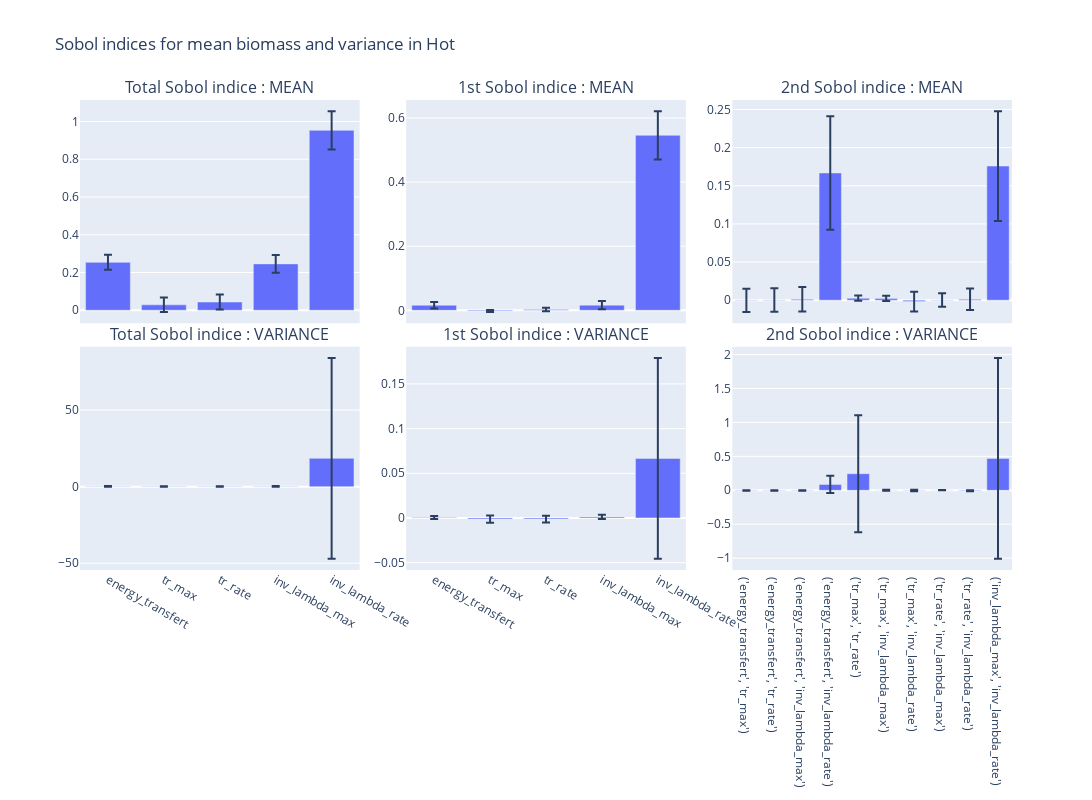

The notebook cell saved with this chart:
### Code cell
final_figure

### Figure 1 — Plotly figure (JSON) as saved in the notebook; plotly's stock layout.template omitted (floating-point values rounded to 4 significant figures)
{"data": [{"alignmentgroup": "True", "error_y": {"array": [0.03975, 0.03832, 0.03987, 0.04713, 0.1018]}, "hovertemplate": "index=%{x}<br>ST=%{y}<extra></extra>", "legendgroup": "", "marker": {"color": "#636efa", "pattern": {"shape": ""}}, "name": "", "offsetgroup": "", "orientation": "v", "showlegend": false, "textposition": "auto", "type": "bar", "x": ["energy_transfert", "tr_max", "tr_rate", "inv_lambda_max", "inv_lambda_rate"], "xaxis": "x", "y": [0.2537, 0.02857, 0.04353, 0.2456, 0.953], "yaxis": "y"}, {"alignmentgroup": "True", "error_y": {"array": [0.009924, 0.003452, 0.005528, 0.0128, 0.07526]}, "hovertemplate": "index=%{x}<br>S1=%{y}<extra></extra>", "legendgroup": "", "marker": {"color": "#636efa", "pattern": {"shape": ""}}, "name": "", "offsetgroup": "", "orientation": "v", "showlegend": false, "textposition": "auto", "type": "bar", "x": ["energy_transfert", "tr_max", "tr_rate", "inv_lambda_max", "inv_lambda_rate"], "xaxis": "x2", "y": [0.01584, -0.002102, 0.002262, 0.01612, 0.5462], "yaxis": "y2"}, {"alignmentgroup": "True", "error_y": {"array": [0.01535, 0.01539, 0.01606, 0.07439, 0.003426, 0.003423, 0.01292, 0.00884, 0.01401, 0.07196]}, "hovertemplate": "x=%{x}<br>S2=%{y}<extra></extra>", "legendgroup": "", "marker": {"color": "#636efa", "pattern": {"shape": ""}}, "name": "", "offsetgroup": "", "orientation": "v", "showlegend": false, "textposition": "auto", "type": "bar", "x": ["('energy_transfert', 'tr_max')", "('energy_transfert', 'tr_rate')", "('energy_transfert', 'inv_lambda_max')", "('energy_transfert', 'inv_lambda_rate')", "('tr_max', 'tr_rate')", "('tr_max', 'inv_lambda_max')", "('tr_max', 'inv_lambda_rate')", "('tr_rate', 'inv_lambda_max')", "('tr_rate', 'inv_lambda_rate')", "('inv_lambda_max', 'inv_lambda_rate')"], "xaxis": "x3", "y": [-0.0002473, 0.000372, 0.001184, 0.1668, 0.002561, 0.002365, -0.00179, 0.0001285, 0.001297, 0.1759], "yaxis": "y3"}, {"alignmentgroup": "True", "error_y": {"array": [0.2119, 0.1971, 0.1928, 0.2095, 65.59]}, "hovertemplate": "index=%{x}<br>ST=%{y}<extra></extra>", "legendgroup": "", "marker": {"color": "#636efa", "pattern": {"shape": ""}}, "name": "", "offsetgroup": "", "orientation": "v", "showlegend": false, "textposition": "auto", "type": "bar", "x": ["energy_transfert", "tr_max", "tr_rate", "inv_lambda_max", "inv_lambda_rate"], "xaxis": "x4", "y": [0.1335, 0.1062, 0.1125, 0.1316, 18.45], "yaxis": "y4"}, {"alignmentgroup": "True", "error_y": {"array": [0.00161, 0.003996, 0.003752, 0.002444, 0.1124]}, "hovertemplate": "index=%{x}<br>S1=%{y}<extra></extra>", "legendgroup": "", "marker": {"color": "#636efa", "pattern": {"shape": ""}}, "name": "", "offsetgroup": "", "orientation": "v", "showlegend": false, "textposition": "auto", "type": "bar", "x": ["energy_transfert", "tr_max", "tr_rate", "inv_lambda_max", "inv_lambda_rate"], "xaxis": "x5", "y": [0.0005167, -0.001289, -0.001198, 0.001185, 0.06669], "yaxis": "y5"}, {"alignmentgroup": "True", "error_y": {"array": [0.003186, 0.003211, 0.003343, 0.1282, 0.8626, 0.008598, 0.01191, 0.00174, 0.007051, 1.48]}, "hovertemplate": "x=%{x}<br>S2=%{y}<extra></extra>", "legendgroup": "", "marker": {"color": "#636efa", "pattern": {"shape": ""}}, "name": "", "offsetgroup": "", "orientation": "v", "showlegend": false, "textposition": "auto", "type": "bar", "x": ["('energy_transfert', 'tr_max')", "('energy_transfert', 'tr_rate')", "('energy_transfert', 'inv_lambda_max')", "('energy_transfert', 'inv_lambda_rate')", "('tr_max', 'tr_rate')", "('tr_max', 'inv_lambda_max')", "('tr_max', 'inv_lambda_rate')", "('tr_rate', 'inv_lambda_max')", "('tr_rate', 'inv_lambda_rate')", "('inv_lambda_max', 'inv_lambda_rate')"], "xaxis": "x6", "y": [-0.002799, -0.002783, -0.002756, 0.08709, 0.2444, 0.0001776, -0.003463, 0.00131, -0.006189, 0.4702], "yaxis": "y6"}], "layout": {"annotations": [{"font": {"size": 16}, "showarrow": false, "text": "Total Sobol indice : MEAN", "x": 0.15, "xanchor": "center", "xref": "paper", "y": 1, "yanchor": "bottom", "yref": "paper"}, {"font": {"size": 16}, "showarrow": false, "text": "1st Sobol indice : MEAN", "x": 0.5, "xanchor": "center", "xref": "paper", "y": 1, "yanchor": "bottom", "yref": "paper"}, {"font": {"size": 16}, "showarrow": false, "text": "2nd Sobol indice : MEAN", "x": 0.85, "xanchor": "center", "xref": "paper", "y": 1, "yanchor": "bottom", "yref": "paper"}, {"font": {"size": 16}, "showarrow": false, "text": "Total Sobol indice : VARIANCE", "x": 0.15, "xanchor": "center", "xref": "paper", "y": 0.475, "yanchor": "bottom", "yref": "paper"}, {"font": {"size": 16}, "showarrow": false, "text": "1st Sobol indice : VARIANCE", "x": 0.5, "xanchor": "center", "xref": "paper", "y": 0.475, "yanchor": "bottom", "yref": "paper"}, {"font": {"size": 16}, "showarrow": false, "text": "2nd Sobol indice : VARIANCE", "x": 0.85, "xanchor": "center", "xref": "paper", "y": 0.475, "yanchor": "bottom", "yref": "paper"}], "height": 800, "title": {"text": "Sobol indices for mean biomass and variance in Hot"}, "width": 1200, "xaxis": {"anchor": "y", "domain": [0, 0.3], "matches": "x4", "showticklabels": false}, "xaxis2": {"anchor": "y2", "domain": [0.35, 0.65], "matches": "x5", "showticklabels": false}, "xaxis3": {"anchor": "y3", "domain": [0.7, 1], "matches": "x6", "showticklabels": false}, "xaxis4": {"anchor": "y4", "domain": [0, 0.3]}, "xaxis5": {"anchor": "y5", "domain": [0.35, 0.65]}, "xaxis6": {"anchor": "y6", "domain": [0.7, 1]}, "yaxis": {"anchor": "x", "domain": [0.525, 1]}, "yaxis2": {"anchor": "x2", "domain": [0.525, 1]}, "yaxis3": {"anchor": "x3", "domain": [0.525, 1]}, "yaxis4": {"anchor": "x4", "domain": [0, 0.475]}, "yaxis5": {"anchor": "x5", "domain": [0, 0.475]}, "yaxis6": {"anchor": "x6", "domain": [0, 0.475]}}}
